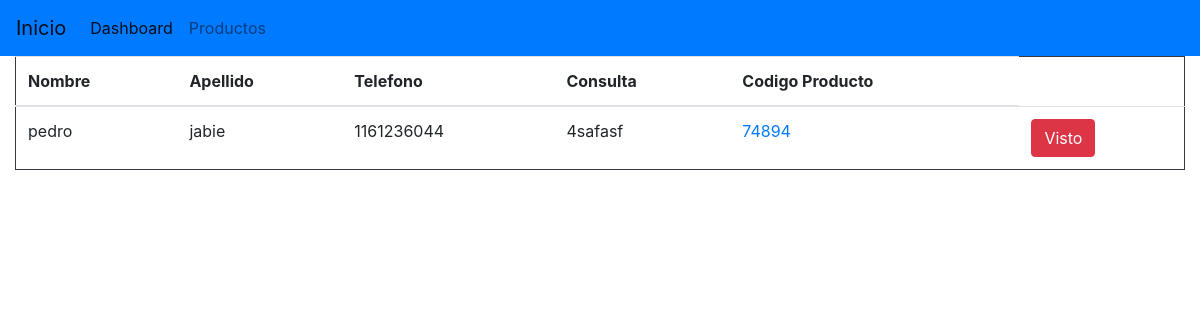
The app's page /dashboard (signed in) with its own data.
### database.py (models this page shows)
class Consultas(db.Model):
    id = db.Column(db.Integer, primary_key=True)
    producto_consultado = db.Column(db.ForeignKey("item.id"))
    nombre =db.Column(db.String(20))
    apellido =db.Column(db.String(20))
    telefono =db.Column(db.String(20))
    consulta = db.Column(db.String(512))
    visto = db.Column(db.Boolean , default = False)
    fecha = db.Column(DateTime , default=datetime.now)

class Item(db.Model):
    id =db.Column(db.Integer, primary_key=True)
    codigo = db.Column(db.Integer , nullable=False)
    numeroOriginal = db.Column(db.Integer ,nullable=False)
    marca = db.Column(db.ForeignKey("marcas.id"))
    modelo = db.Column(db.String(80) , nullable=False)
    tipoCable = db.Column(db.String(80) , nullable=False)
    descripcion=db.Column(db.String(512))
    imagen_link =db.Column(db.String(128))
    consultados = db.relationship("Consultas")

### app.py (the view)
@app.route("/dashboard")
@login_required
def dashboard():
    consultas = json_consultas(
        Consultas.query.filter_by(visto=False)
    )
    return render_template("/dashboard.html" , consultas=consultas)

### app.py (called while the page is built)
@login_manager.user_loader
def load_user(id):
    return Users.query.filter_by(id=id).first()

def json_consultas(table):
    lista=[]
    items = Item.query
    for x in table:
        lista.append({
            "nombre" : x.nombre,
            "apellido" : x.apellido,
            "telefono" : x.telefono,
            "consulta" : x.consulta,
            "item_codigo" : items[int(x.producto_consultado)].codigo,
            "item_id" : x.producto_consultado
        })
    return lista

### templates/dashboard.html
{% extends "employee_layout.html" %}
{% import "bootstrap/wtf.html" as wtf %}
{% block content %}
    <div class="container-fluid">
      <table class="table border border-dark">
        <thead>
            <tr>
              <th scope="col">Nombre</th>
              <th scope="col">Apellido</th>
              <th scope="col">Telefono</th>
              <th scope="col">Consulta</th>
              <th scope="col">Codigo Producto</th>
            </tr>
          </thead>
    {% for x in consultas %}
            <tr>
                <td>{{x["nombre"]}}</td>
                <td>{{x["apellido"]}}</td>
                <td>{{x["telefono"]}}</td>
                <td>{{x["consulta"]}}</td>
                <td><a href="/producto/{{x['item_id']}}">{{x["item_codigo"]}}</a></td>
                <td><a href="#" class="btn btn-danger">Visto</a></td>
            </tr>
    {%endfor%}
  </div>
  {% endblock%}

### records on screen
Consultas: nombre "pedro", apellido "jabie", telefono "1161236044", consulta "4safasf"
Item: item_codigo "74894"
